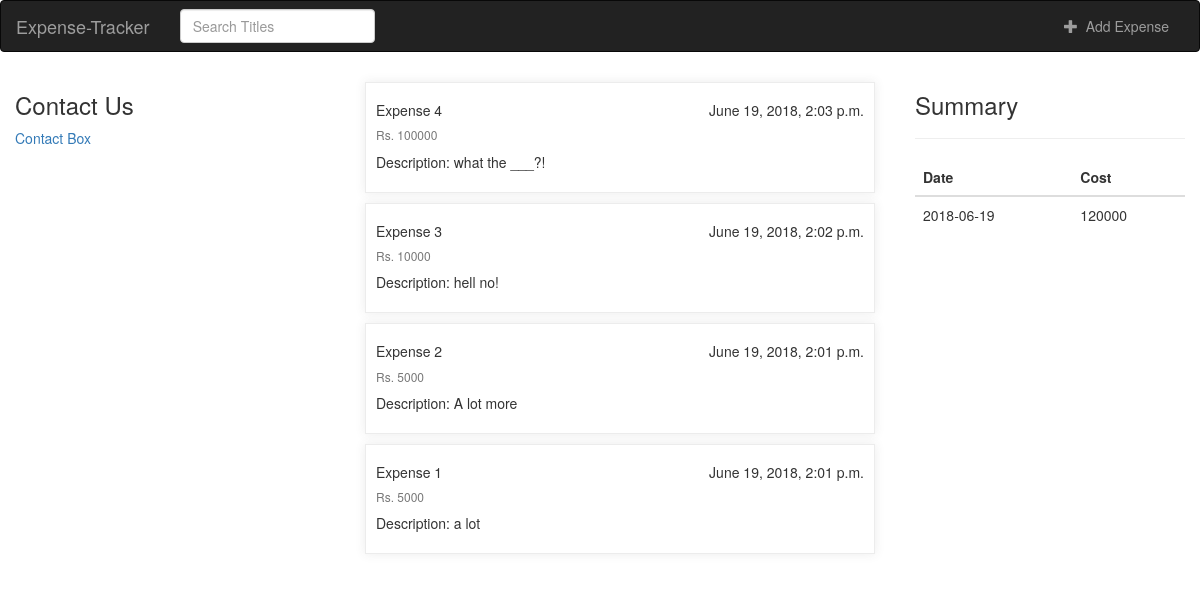
The page / on the database its author committed.
### expense_app/models.py (models this page shows, shortened)
class Expense(models.Model):
    title = models.CharField(max_length=100)
    date = models.DateTimeField(default=timezone.now, blank=True)
    cost = models.IntegerField(default=0, validators=[MinValueValidator(0)])
    description = models.TextField()

### expense_app/views.py (the view)
# urls.py: url(r'^$', views.home, name='home'),
def home(request):
    content = Expense.objects.all().order_by('-date')
    summary = {}
    temp_date = 0
    sum = 0
    count = 0
    for item in content:
        if count == 0:
            temp_date = item.date.date()
            count = 1
        if item.date.date() == temp_date:
            print(item.cost)
            sum = sum + item.cost
            summary[str(item.date.date())] = sum
        else:
            sum = item.cost
            summary[str(item.date.date())] = item.cost
        temp_date = item.date.date()
    print(summary)
    return render(request, 'expense_app/home.html',
                  {'content': content, 'summary': summary})

### expense_app/templates/expense_app/home.html (shortened to what this page needs)
{% extends 'base.html' %}
{% load staticfiles %}
{% block body %}
    <div class="container-fluid">
        <div class="row">
            <div class="col-md-3">
                <h3>Contact Us</h3>
                <div class='sil-widget-contact sil-widget' id='sil-widget-5b290f8e363084002e4b76c9'><a href='https://htmlcontactbox.com'>Contact Box</a></div>
            </div>
            <div class="col-md-6 col-sm-12">
                <ul id="myul">
                    {% for item in content %}
                        <li class="card"
                            style="border: 1px solid rgba(72,72,72,0.1); box-shadow: 0 0 10px  rgba(72, 72, 72, 0.1); padding: 10px;margin: 10px;list-style-type: none;">
                            <div class="card-body">
                                <h5 class="card-title"
                                    id="card-title">{{ item.title }}<span
                                        style="float: right;">{{ item.date }}</span>
                                </h5>
                                <h6 class="card-subtitle mb-2 text-muted">
                                    Rs. {{ item.cost }}</h6>
                                <p class="card-text">
                                    Description: {{ item.description }}</p>
                            </div>
                        </li>
                    {% endfor %}
                </ul>
            </div>
            <div class="col-md-3">
                <h3>Summary</h3>
                <hr>
                <div class="table-responsive">
                    <table class="table">
                        <thead>
                        <tr>
                            <th>Date</th>
                            <th>Cost</th>
                        </tr>
                        </thead>
                        <tbody>
                        {% for key, value in summary.items %}
                            <tr>
                                <td>{{ key }}</td>
                                <td>{{ value }}</td>
                            </tr>
                        {% endfor %}
                        </tbody>
                    </table>
                </div>
            </div>
        </div>
    </div>
{% endblock %}

### templates/base.html (shortened to what this page needs)
{% load staticfiles %}
<!DOCTYPE html>
<html lang="en">
<head>
    <link rel="stylesheet"
          href="https://maxcdn.bootstrapcdn.com/bootstrap/3.3.7/css/bootstrap.min.css">
</head>
<body>
<nav class="navbar navbar-inverse">
    <div class="container-fluid">
        <div class="navbar-header">
            <a class="navbar-brand" href="{% url 'expense_app:home' %}">Expense-Tracker</a>
        </div>
        <div class="collapse navbar-collapse" id="topNavBar">
            <form class="navbar-form navbar-left" role="search" method="get"
                  action="#">
                <div class="form-group">
                    <input type="text" id="myInput" class="form-control"
                           placeholder="Search Titles">
                </div>
            </form>
            <ul class="nav navbar-nav navbar-right">
                <li><a href="{% url 'expense_app:expense_form' %}">
                    <span class="glyphicon glyphicon-plus"
                          aria-hidden="true"></span>&nbsp;
                    Add Expense
                </a>
                </li>
            </ul>
        </div>
    </div>
</nav>
{% block body %}
{% endblock %}
</body>
</html>

### rows shown on the page
Expense: title "Expense 4", date "June 19, 2018, 2:03 p.m.", cost "100000", description "what the ___?!"
Expense: title "Expense 3", date "June 19, 2018, 2:02 p.m.", cost "10000", description "hell no!"
Expense: title "Expense 2", date "June 19, 2018, 2:01 p.m.", cost "5000", description "A lot more"
Expense: title "Expense 1", date "June 19, 2018, 2:01 p.m.", cost "5000", description "a lot"

### other values the page prints
{{ key }} "2018-06-19"
{{ value }} "120000"
